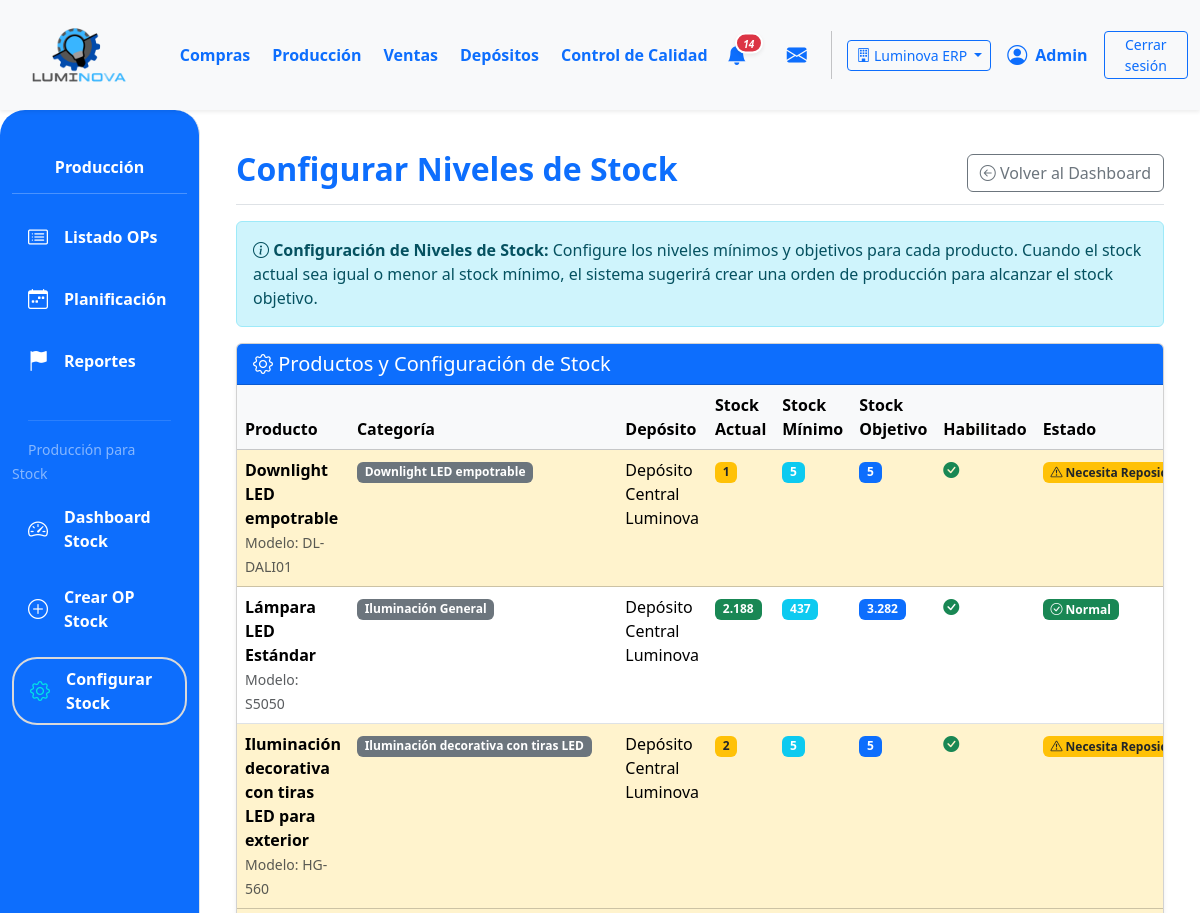
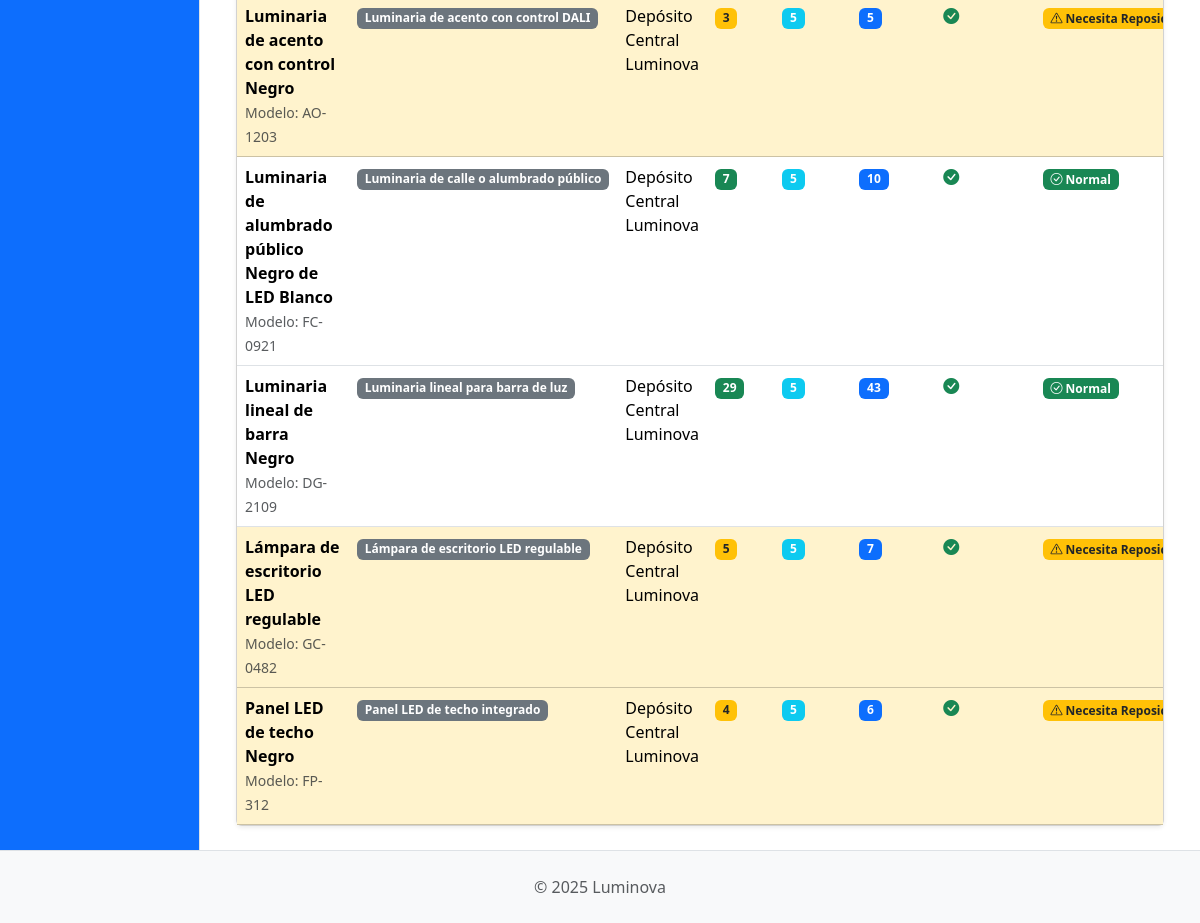
Screenshot of /produccion/produccion/stock/configurar/ (signed in) with the database file from the repository (2 pictures, top to bottom).
### App_LUMINOVA/models.py (models this page shows, shortened)
class Empresa(models.Model):
    nombre = models.CharField(max_length=150, unique=True)
    razon_social = models.CharField(max_length=255, blank=True)
    cuit = models.CharField(max_length=20, blank=True)
    direccion = models.CharField(max_length=255, blank=True)
    telefono = models.CharField(max_length=50, blank=True)
    email = models.EmailField(blank=True)
    fecha_creacion = models.DateTimeField(auto_now_add=True)
    activa = models.BooleanField(default=True)
    class Meta:
        verbose_name = "Empresa"
        verbose_name_plural = "Empresas"

class EmpresaScopedModel(models.Model):
    empresa = models.ForeignKey(
        'Empresa',
        on_delete=models.PROTECT,
        related_name="%(app_label)s_%(class)s",
        null=True,
        blank=True,
    )
    EMPRESA_FALLBACK_FIELDS = ()
    class Meta:
        abstract = True

class ProductoTerminado(EmpresaScopedModel):
    EMPRESA_FALLBACK_FIELDS = ("deposito", "categoria")
    descripcion = models.CharField(max_length=255)  # Aumentado max_length
    categoria = models.ForeignKey(
        CategoriaProductoTerminado,
        on_delete=models.PROTECT,
        related_name="productos_terminados",
    )
    precio_unitario = models.DecimalField(max_digits=10, decimal_places=2, default=0.00)
    stock = models.IntegerField(default=0)
    stock_minimo = models.IntegerField(
        default=0,
        verbose_name="Stock Mínimo",
        help_text="Nivel mínimo de stock que debe mantenerse (punto de reorden)"
    )
    stock_objetivo = models.IntegerField(
        default=0,
        verbose_name="Stock Objetivo",
        help_text="Nivel deseado de stock después de reabastecer"
    )
    produccion_habilitada = models.BooleanField(
        default=True,
        verbose_name="Habilitado para Producción",
        help_text="Indica si este producto puede ser producido para stock"
    )
    modelo = models.CharField(max_length=50, blank=True, null=True)
    potencia = models.IntegerField(blank=True, null=True)
    acabado = models.CharField(max_length=50, blank=True, null=True)
    color_luz = models.CharField(max_length=50, blank=True, null=True)
    material = models.CharField(max_length=50, blank=True, null=True)
    imagen = models.ImageField(null=True, blank=True, upload_to="productos_terminados/")
    deposito = models.ForeignKey(
        "Deposito",
        on_delete=models.PROTECT,
        related_name="productos_terminados",
        null=True,
        blank=True,
        help_text="Depósito al que pertenece este producto terminado",
    )
    @property
    def necesita_reposicion(self):
        return self.stock <= self.stock_minimo

class CategoriaProductoTerminado(EmpresaScopedModel):
    EMPRESA_FALLBACK_FIELDS = ("deposito",)
    nombre = models.CharField(
        max_length=100, verbose_name="Nombre Categoría PT"
    )  # Aumentado max_length
    imagen = models.ImageField(upload_to="categorias_productos/", null=True, blank=True)
    deposito = models.ForeignKey(
        "Deposito",
        on_delete=models.CASCADE,
        related_name="categorias_producto_terminado",
        null=True,
        blank=True,
    )
    class Meta:
        verbose_name = "Categoría de Producto Terminado"
        verbose_name_plural = "Categorías de Productos Terminados"
        unique_together = ("nombre", "deposito")

class Deposito(models.Model):
    nombre = models.CharField(max_length=100)
    empresa = models.ForeignKey(Empresa, on_delete=models.CASCADE, related_name="depositos")
    ubicacion = models.CharField(max_length=255, blank=True)
    descripcion = models.TextField(blank=True)
    class Meta:
        unique_together = ("nombre", "empresa")

### App_LUMINOVA/views_producción.py (the view, shortened to what this page needs)
@login_required
def configurar_stock_productos_view(request):
    from .forms import ConfiguracionStockForm
    if not es_admin_o_rol(request.user, ["produccion", "administrador"]):
        messages.error(request, "No tienes permisos para configurar niveles de stock.")
        return redirect("App_LUMINOVA:dashboard")
    deposito_id = request.session.get("deposito_seleccionado")
    productos_queryset = filter_productos_por_empresa(request)
    if deposito_id and deposito_id != "-1":
        from .models import Deposito
        try:
            deposito = Deposito.objects.get(id=deposito_id)
            productos_queryset = productos_queryset.filter(deposito=deposito)
        except Deposito.DoesNotExist:
            pass
    productos = productos_queryset.select_related('categoria', 'deposito').order_by('categoria__nombre', 'descripcion')
    context = {
        'productos': productos,
        'titulo_seccion': 'Configurar Niveles de Stock',
    }
    return render(request, 'produccion/configurar_stock.html', context)

### App_LUMINOVA/templates/produccion/configurar_stock.html (shortened to what this page needs)
{% extends 'padre.html' %}
{% load static %}
{% load humanize %}
{% block sidebar_content %}
    {% include 'produccion/produccion_sidebar.html' %}
{% endblock %}
{% block content %}
<div class="container-fluid">
    <div class="d-flex justify-content-between flex-wrap flex-md-nowrap align-items-center pt-3 pb-2 mb-3 border-bottom">
        <h1 class="h2 fw-bold text-primary">{{ titulo_seccion|default:"Configurar Niveles de Stock" }}</h1>
        <div class="btn-toolbar mb-2 mb-md-0">
            <a href="{% url 'App_LUMINOVA:produccion_stock_dashboard' %}" class="btn btn-outline-secondary">
                <i class="bi bi-arrow-left-circle"></i> Volver al Dashboard
            </a>
        </div>
    </div>
<div class="alert alert-info" role="alert">
    <i class="bi bi-info-circle"></i>
    <strong>Configuración de Niveles de Stock:</strong>
    Configure los niveles mínimos y objetivos para cada producto. Cuando el stock actual sea igual o menor al stock mínimo,
    el sistema sugerirá crear una orden de producción para alcanzar el stock objetivo.
</div>
<div class="card shadow-sm">
    <div class="card-header bg-primary text-white">
        <h5 class="mb-0">
            <i class="bi bi-gear"></i> Productos y Configuración de Stock
        </h5>
    </div>
    <div class="card-body p-0">
        <div class="table-responsive">
            <table class="table table-hover mb-0">
                <thead class="table-light">
                    <tr>
                        <th>Producto</th>
                        <th>Categoría</th>
                        <th>Depósito</th>
                        <th>Stock Actual</th>
                        <th>Stock Mínimo</th>
                        <th>Stock Objetivo</th>
                        <th>Habilitado</th>
                        <th>Estado</th>
                    </tr>
                </thead>
                <tbody>
                    {% for producto in productos %}
                    <tr class="{% if producto.necesita_reposicion %}table-warning{% endif %}">
                        <td>
                            <strong>{{ producto.descripcion|truncatechars:50 }}</strong>
                            {% if producto.modelo %}
                                <br><small class="text-muted">Modelo: {{ producto.modelo }}</small>
                            {% endif %}
                        </td>
                        <td>
                            <span class="badge bg-secondary">{{ producto.categoria.nombre }}</span>
                        </td>
                        <td>
                            {% if producto.deposito %}
                                {{ producto.deposito.nombre }}
                            {% else %}
                                <span class="text-muted">Sin asignar</span>
                            {% endif %}
                        </td>
                        <td>
                            <span class="badge {% if producto.stock == 0 %}bg-danger{% elif producto.necesita_reposicion %}bg-warning text-dark{% else %}bg-success{% endif %}">
                                {{ producto.stock|intcomma }}
                            </span>
                        </td>
                        <td>
                            <span class="badge bg-info">{{ producto.stock_minimo|intcomma }}</span>
                        </td>
                        <td>
                            <span class="badge bg-primary">{{ producto.stock_objetivo|intcomma }}</span>
                        </td>
                        <td>
                            {% if producto.produccion_habilitada %}
                                <i class="bi bi-check-circle-fill text-success" title="Habilitado para producción"></i>
                            {% else %}
                                <i class="bi bi-x-circle-fill text-danger" title="No habilitado para producción"></i>
                            {% endif %}
                        </td>
                        <td>
                            {% if producto.necesita_reposicion %}
                                <span class="badge bg-warning text-dark">
                                    <i class="bi bi-exclamation-triangle"></i> Necesita Reposición
                                </span>
                            {% elif producto.stock > producto.stock_objetivo %}
                                <span class="badge bg-info">
                                    <i class="bi bi-arrow-up"></i> Sobre Stock
                                </span>
                            {% else %}
                                <span class="badge bg-success">
                                    <i class="bi bi-check-circle"></i> Normal
                                </span>
                            {% endif %}
                        </td>
                    </tr>
                    {% empty %}
                    <tr>
                        <td colspan="9" class="text-center text-muted py-4">
                            No hay productos disponibles para configurar.
                        </td>
                    </tr>
                    {% endfor %}
                </tbody>
            </table>
        </div>
    </div>
</div>
{% endblock %}

### App_LUMINOVA/templates/shared/header.html (shortened to what this page needs)
{% load static %}
<header>
    <nav class="navbar navbar-expand-lg navbar-light bg-light shadow-sm p-0">
        <div class="container-fluid d-flex align-items-center">
            <div class="col-md-3 col-lg-1">
                <a class="navbar-brand d-flex align-items-center ms-3" href="{% url 'App_LUMINOVA:dashboard' %}">
                    <img src="{% static 'img/logo.png' %}" alt="Luminova Logo" height="100" width="100" class="d-inline-block align-text-top me-2">
                </a>
            </div>
            <div class="collapse navbar-collapse" id="navbarContent" style="padding-left: 5%;">
                <ul class="navbar-nav mb-2 mb-lg-0 d-flex justify-content-around w-100">
                    <li class="nav-item"><a class="nav-link text-primary fw-bold" href="{% url 'App_LUMINOVA:compras_lista_oc' %} ">Compras</a></li>
                    <li class="nav-item"><a class="nav-link text-primary fw-bold" href="{% url 'App_LUMINOVA:produccion_principal' %}">Producción</a></li>
                    <li class="nav-item"><a class="nav-link text-primary fw-bold" href="{% url 'App_LUMINOVA:ventas_lista_ov' %}">Ventas</a></li>
                    <li class="nav-item"><a class="nav-link text-primary fw-bold" href="{% url 'App_LUMINOVA:seleccionar_deposito' %}">Depósitos</a></li>
                    <li class="nav-item"><a class="nav-link text-primary fw-bold" href="{% url 'App_LUMINOVA:control_calidad_view' %}">Control de Calidad</a></li>
                </ul>
                <div class="navbar-nav ms-auto d-flex flex-row align-items-center">
                    {% if user.is_authenticated %}
                        <div class="nav-item dropdown me-3">
                            <a class="nav-link px-2 position-relative d-flex align-items-center" href="#" role="button" data-bs-toggle="dropdown" aria-expanded="false" title="Notificaciones">
                                <i class="bi bi-bell-fill fs-5 text-primary">
                                    {% if total_notificaciones > 0 %}
                                    <span class="position-absolute translate-middle badge rounded-pill bg-danger shadow-sm" style="font-size: 0.5em; min-width:18px; border:2px solid #fff; margin-top: 3px; margin-left: 2px; display: inline-block; text-align: center;">{{ total_notificaciones }}</span>
                                    {% endif %}
                                </i>
                            </a>
                        </div>
                        <div class="nav-item dropdown ms-2" id="dropdown-mensajes">
                            <a class="nav-link px-2 position-relative d-flex align-items-center" href="#" id="mensajesDropdown" role="button" data-bs-toggle="dropdown" aria-expanded="false" title="Mensajes">
                                <i class="bi bi-envelope-fill fs-5 text-primary"></i>
                            </a>
                        </div>
                        <div class="nav-item d-flex align-items-center">
                            {% if empresas_disponibles|length > 1 %}
                            <div class="dropdown me-3">
                                <button class="btn btn-sm btn-outline-primary dropdown-toggle" type="button" id="empresaDropdown" data-bs-toggle="dropdown" aria-expanded="false" title="Cambiar empresa">
                                    <i class="bi bi-building"></i>
                                    <span class="d-none d-lg-inline">{{ empresa_actual.nombre|truncatechars:20 }}</span>
                                </button>
                            </div>
                            {% endif %}
                             <i class="bi bi-person-circle fs-5 text-primary"></i>
                             <span class="ms-2 fw-bold text-primary">{{ user.first_name|default:user.username|capfirst }}</span>
                        </div>
                        <div class="nav-item ms-3">
                            <a class="btn btn-outline-primary btn-sm btn-CS" href="#" id="logout-btn">Cerrar sesión</a>
                        </div>
                    {% endif %}
                </div>
            </div>
        </div>
    </nav>
</header>

### rows the page displays
Empresa: nombre "Luminova ERP"
ProductoTerminado: descripcion "Downlight LED empotrable", modelo "DL-DALI01", categoria.nombre "Downlight LED empotrable", deposito.nombre "Depósito Central Luminova", stock "1", stock_minimo "5", stock_objetivo "5", produccion_habilitada True (drawn), shows "Necesita…"
ProductoTerminado: descripcion "Lámpara LED Estándar", modelo "S5050", categoria.nombre "Iluminación General", deposito.nombre "Depósito Central Luminova", stock "2.188", stock_minimo "437", stock_objetivo "3.282", produccion_habilitada True (drawn), shows "Normal"
ProductoTerminado: descripcion "Iluminación decorativa con tiras LED para exterior", modelo "HG-560", categoria.nombre "Iluminación decorativa con tiras LED", deposito.nombre "Depósito Central Luminova", stock "2", stock_minimo "5", stock_objetivo "5", produccion_habilitada True (drawn), shows "Necesita…"
ProductoTerminado: descripcion "Luminaria de acento con control Negro", modelo "AO-1203", categoria.nombre "Luminaria de acento con control DALI", deposito.nombre "Depósito Central Luminova", stock "3", stock_minimo "5", stock_objetivo "5", produccion_habilitada True (drawn), shows "Necesita…"
ProductoTerminado: descripcion "Luminaria de alumbrado público Negro de LED Blanco", modelo "FC-0921", categoria.nombre "Luminaria de calle o alumbrado público", deposito.nombre "Depósito Central Luminova", stock "7", stock_minimo "5", stock_objetivo "10", produccion_habilitada True (drawn), shows "Normal"
ProductoTerminado: descripcion "Luminaria lineal de barra Negro", modelo "DG-2109", categoria.nombre "Luminaria lineal para barra de luz", deposito.nombre "Depósito Central Luminova", stock "29", stock_minimo "5", stock_objetivo "43", produccion_habilitada True (drawn), shows "Normal"
ProductoTerminado: descripcion "Lámpara de escritorio LED regulable", modelo "GC-0482", categoria.nombre "Lámpara de escritorio LED regulable", deposito.nombre "Depósito Central Luminova", stock "5", stock_minimo "5", stock_objetivo "7", produccion_habilitada True (drawn), shows "Necesita…"
ProductoTerminado: descripcion "Panel LED de techo Negro", modelo "FP-312", categoria.nombre "Panel LED de techo integrado", deposito.nombre "Depósito Central Luminova", stock "4", stock_minimo "5", stock_objetivo "6", produccion_habilitada True (drawn), shows "Necesita…"

### other values shown
{{ total_notificaciones }} "14"
{{ user.first_name|default:user.username|capfirst }} "Admin"
{{ titulo_seccion|default:"Configurar Niveles de Stock" }} "Configurar Niveles de Stock"
